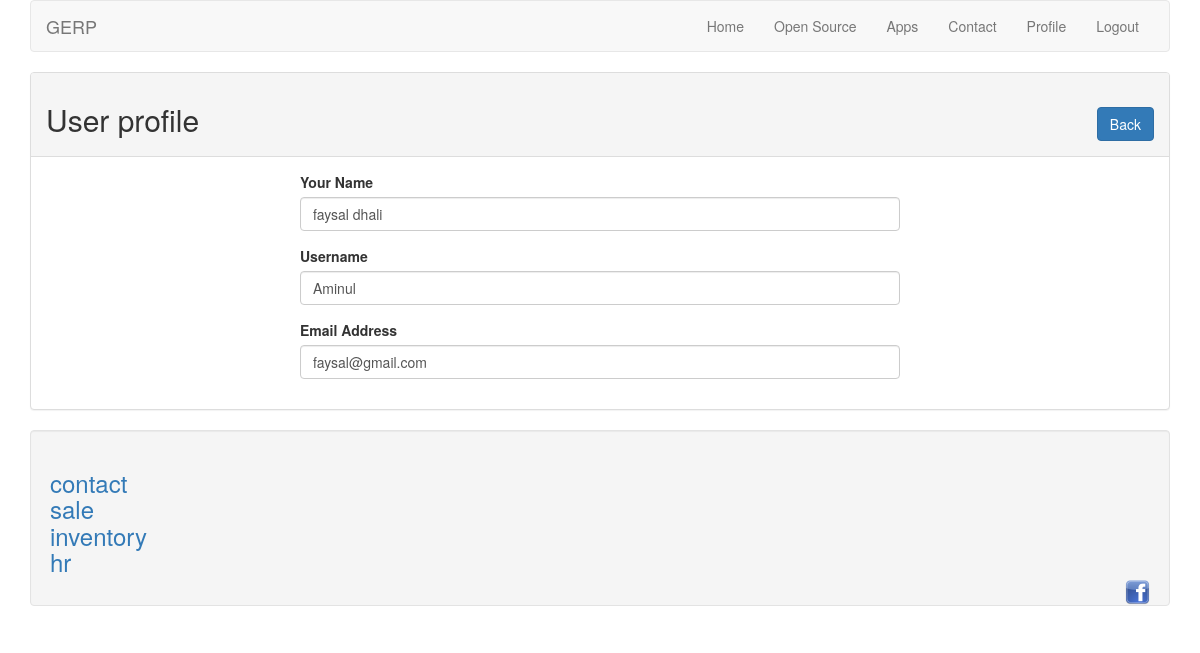
The page /profile.php?id=5 (signed in) on the database its author committed.
### tables this page shows
CREATE TABLE `tbl_user` (
  `id` int(11) NOT NULL,
  `name` varchar(255) NOT NULL,
  `username` varchar(255) NOT NULL,
  `email` varchar(255) NOT NULL,
  `password` varchar(255) NOT NULL
);

### lib/User.php (called while the page is built, shortened)
<?php
	include 'Database.php';
	class User{
		private $db;
		public function __construct(){
			$this->db = new Database();
		}
		public function getUserById($id){
			$sql = "SELECT * FROM tbl_user WHERE id = :id LIMIT 1";
			$query = $this->db->pdo->prepare($sql);
			$query-> bindValue(':id', $id);
			$query->execute();
			$result = $query->fetch(PDO::FETCH_OBJ);
			return $result;
		}
	}
?>

### lib/Database.php (called while the page is built)
<?php
	class Database{
		private $hostdb = "localhost";
		private $userdb = "root";
		private $passdb = "";
		private $namedb = "gerp";
		public $pdo;
		public function __construct(){
			if (!isset($this->pdo)) {
				try {
					$link = new PDO("mysql:host=".$this->hostdb."; dbname=".$this->namedb, $this->userdb, $this->passdb);
					$link->setAttribute(PDO::ATTR_ERRMODE, PDO::ERRMODE_EXCEPTION);
					$link->exec("SET CHARACTER SET utf8");
					$this->pdo = $link;
				}catch(PDOException $e){
					die("Failed to connect with database".$e->getMessage());
				}
			}
		}
	}
?>

### profile.php (the view, shortened to what this page needs)
<?php
	include 'lib/User.php';
	include 'inc/header.php';
	?>
	<?php
		if (isset($_GET['id'])) {
			$userid = (int)$_GET['id'];
		}
		$user = new User();
	 ?>
			<div class="panel panel-default">
				<div class="panel-heading">
					<h2>User profile<span class="pull-right"><a class="btn btn-primary" href="index.php">Back</a></span></h2>
				</div>
				<div class="panel-body">
					<div style="max-width:600px; margin:0 auto">
					<?php
						$userdata = $user->getUserById($userid);
						if($userdata){
					?>
						<form action="" method="POST">
							<div class="form-group">
								<label for="name" >Your Name</label>
								<input type="text" id="name" name="name" class="form-control" value="<?php echo $userdata->name; ?>"/>
							</div>
							<div class="form-group">
								<label for="username" >Username</label>
								<input type="text" id="username" name="username" class="form-control" value="<?php echo $userdata->username; ?>"/>
							</div>
							<div class="form-group">
								<label for="Email" >Email Address</label>
								<input type="text" id="email" name="email" class="form-control" value="<?php echo $userdata->email; ?>"/>
							</div>
						</form>
						<?php } ?>
					</div>
				</div>
			</div>
<?php include'inc/footer.php'; ?>

### rows shown on the page
tbl_user: name "faysal dhali", username "Aminul", email "faysal@gmail.com"
